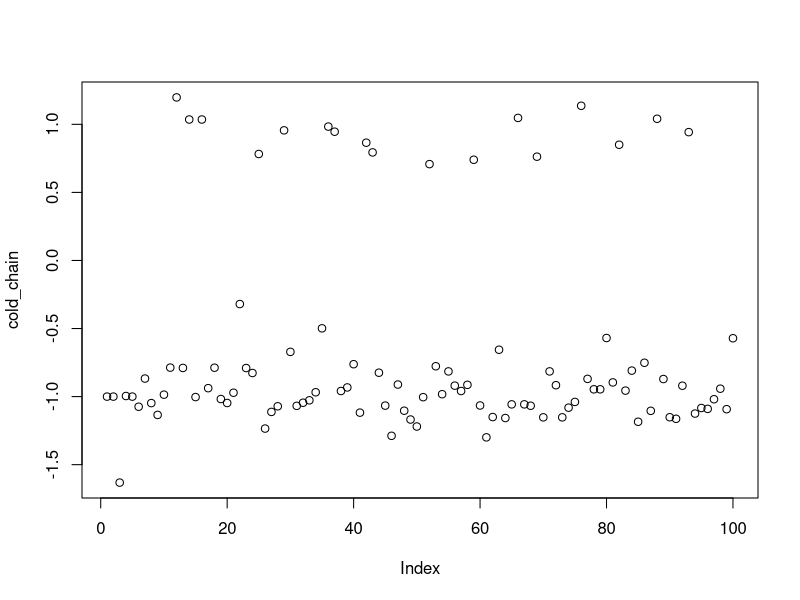
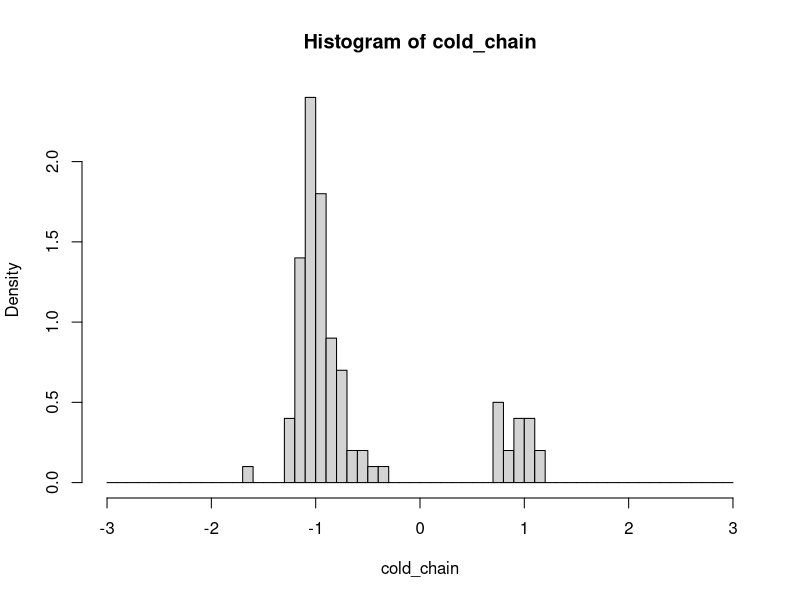
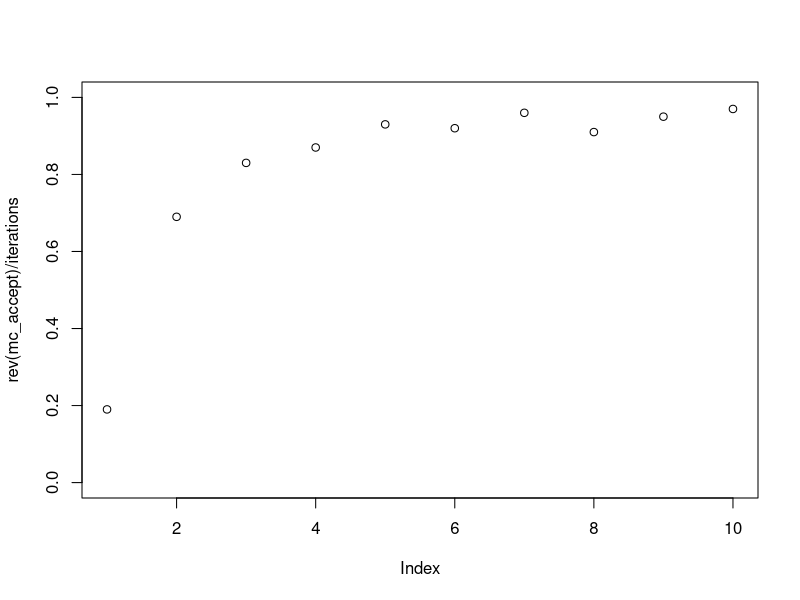
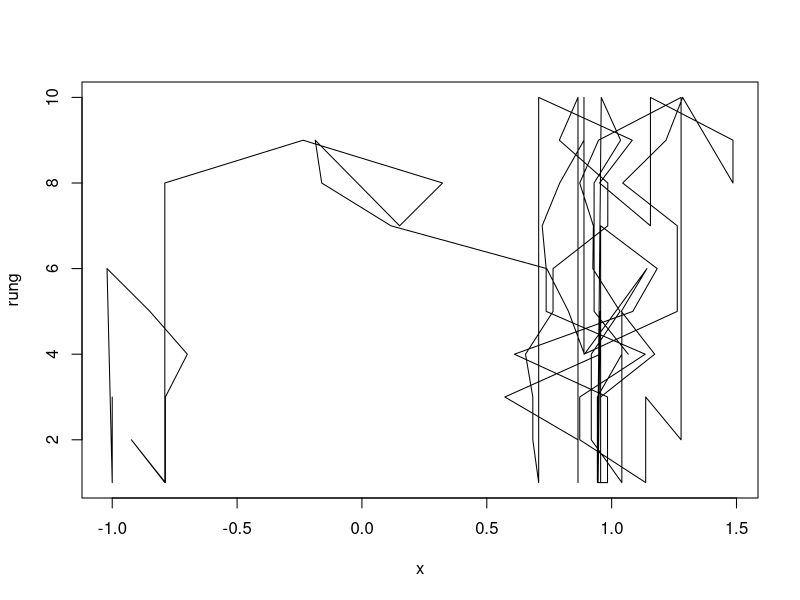
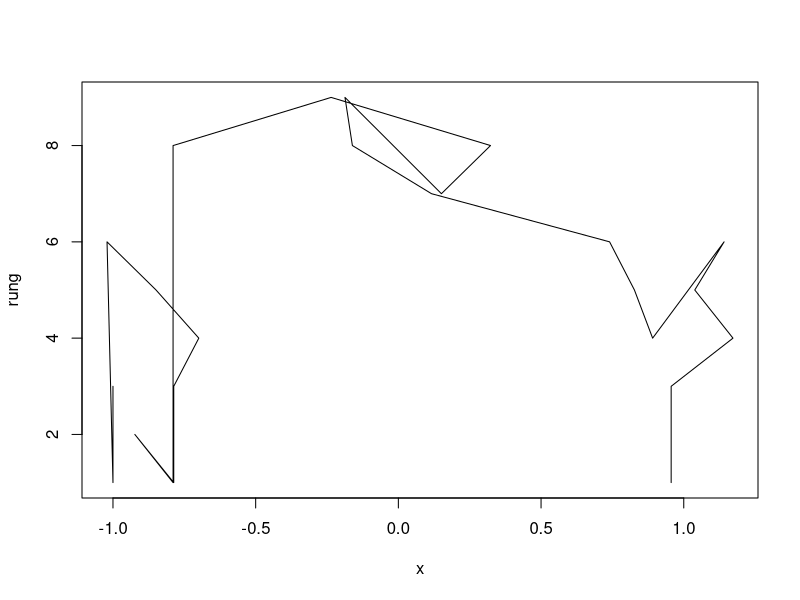

Generate these figures, in order, with R: (Note: this script raises an error after producing the figures.)

# .R
#
# Author: Bob Verity
# Date: 2020-12-09
#
# Purpose:
# (this is an example header)
#
# ------------------------------------------------------------------
set.seed(9)

# define double well log-likelihood, up to constant of proportionality
f1 <- function(x, gamma) {
  -gamma*(x^2 - 1)^2
}

# define model and MCMC parameters
gamma <- 6
iterations <- 1e2
rungs <- 11
prop_sd <- 0.3
init_x <- -1
couping_on <- TRUE

# initialise
x <- runif(rungs, -3, 3)
x[1] <- init_x
beta_vec <- seq(1, 0, l = rungs)
ll <- f1(x, gamma)

# objects for storing results
cold_chain <- rep(NA, iterations)
track_chain <- 1
track_full <- matrix(NA, iterations, 2)
mc_accept <- rep(0, rungs - 1)

# MCMC
for (i in 1:iterations) {

  # store results
  cold_chain[i] <- x[1]
  track_full[i,] <- c(x[track_chain], track_chain)

  # basic MH
  x_prop <- x + rnorm(rungs, sd = prop_sd)
  w <- which((x_prop < -3) | (x_prop > 3))
  x_prop[w] <- x[w]
  ll_prop <- f1(x_prop, gamma)
  MH <- exp(beta_vec*(ll_prop - ll))
  w <- which(runif(rungs) < MH)
  if (any(w)) {
    x[w] <- x_prop[w]
    ll[w] <- ll_prop[w]
  }

  # coupling
  if (couping_on) {
    for (j in 2:rungs) {
      MC <- (beta_vec[j-1]*ll[j] + beta_vec[j]*ll[j-1]) - (beta_vec[j-1]*ll[j-1] + beta_vec[j]*ll[j])
      if (runif(1) < exp(MC)) {
        tmp <- x[j]
        x[j] <- x[j-1]
        x[j-1] <- tmp

        tmp <- ll[j]
        ll[j] <- ll[j-1]
        ll[j-1] <- tmp

        # update coupling acceptance
        mc_accept[j-1] <- mc_accept[j-1] + 1

        # update track chain
        if (j == track_chain) {
          track_chain <- j-1
        } else if (j-1 == track_chain) {
          track_chain <- j
        }

      }
    }
  }

}

# plot cold chain
plot(cold_chain)
hist(cold_chain, breaks = seq(-3, 3, 0.1), probability = TRUE)

# plot MC acceptance
plot(rev(mc_accept) / iterations, ylim = c(0,1))

# plot full track chain
plot(track_full, type = 'l', xlab = "x", ylab = "rung")

# subset to first cross-over
w <- which((track_full[,1] > 0.5) & (track_full[,2] == 1))[1]
track_full <- track_full[1:w,]
plot(track_full, type = 'l', xlab = "x", ylab = "rung")

# save results to file
ret <- list(gamma = gamma,
            rungs = rungs,
            track_full = track_full)
saveRDS(ret, "Figure_infographic/output/sim_results.rds")
